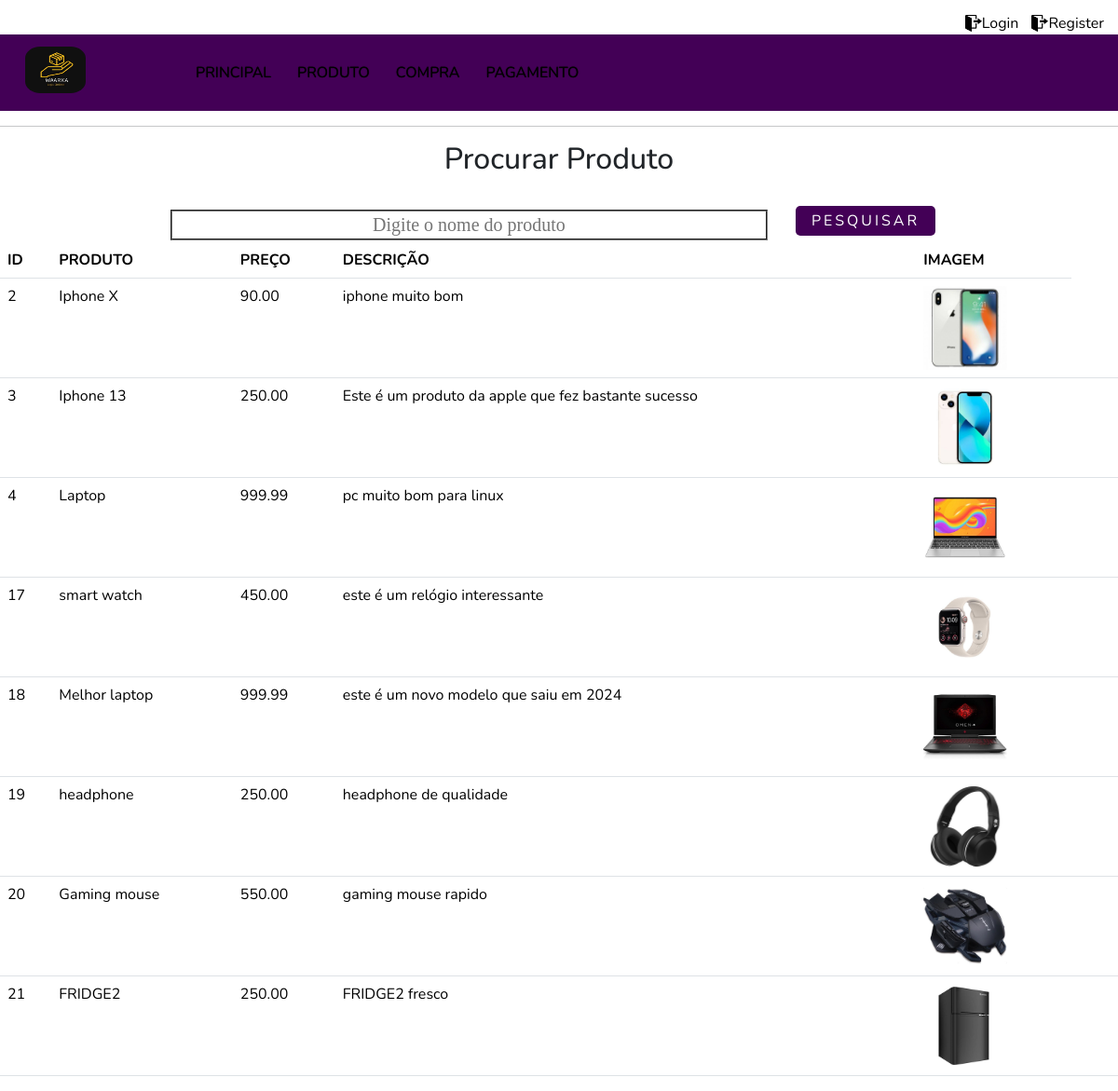
/Ver_Produto.php, run on the app's committed database.
### tables this page shows
CREATE TABLE `produtos` (
  `id_produto` int(11) NOT NULL,
  `nome` varchar(100) NOT NULL,
  `descricao` text,
  `preco` decimal(10,2) DEFAULT NULL,
  `id_categoria` int(11) NOT NULL,
  `createdAt` datetime NOT NULL DEFAULT CURRENT_TIMESTAMP,
  `url_imagem` varchar(255) DEFAULT NULL
);

### Ver_Produto.php (the view, shortened to what this page needs)
<?php
include("db.php");
?>
<html lang="en">
<head>
    <link rel="stylesheet" href="style.css">
    <link rel="stylesheet" href="https://cdnjs.cloudflare.com/ajax/libs/font-awesome/6.5.1/css/all.min.css">
    <link href="https://cdn.jsdelivr.net/npm/bootstrap@5.0.2/dist/css/bootstrap.min.css" rel="stylesheet">
    <link rel="stylesheet" href="./bootstrap/css/bootstrap.css">
</head>
<body>
    <div class=" top-navbar">
        <?php if(isset($_SESSION['usuario_logado'])): ?>
          <div class="icons">
            <span>|user:<?php echo $_SESSION['usuario_nome']; ?> |</span>
            <a href="logout.php">Terminar Sessão</a>
          </div>
        <?php else: ?>
          <div class="icons">
            <a href="login.php"><img src="./images/register.png" alt="" width="18px">Login</a>
            <a href="register.php"><img src="./images/register.png" alt="" width="18px">Register</a>
          </div>
        <?php endif; ?>
    </div>
    <nav class="navbar navbar-expand-lg" id="navbar">
        <div class="container-fluid">
          <a class="navbar-brand" href="index_admin.php" id="logo"><img src="images/logo.jpg" alt="" id="lg">
          <div class="collapse navbar-collapse" id="navbarSupportedContent">
            <ul class="navbar-nav me-auto mb-2 mb-lg-0">
            <li class="nav-item">
                <a class="nav-link active" aria-current="page" href="index_admin.php">PRINCIPAL</a>
              </li>
              <li class="nav-item">
                <a class="nav-link active" href="Ver_Produto.php">PRODUTO</a>
              </li>
              <li class="nav-item">
                <a class="nav-link active" href="compra.php">COMPRA</a>
              </li>
              <li class="nav-item">
                <a class="nav-link active" href="Ver_pagamento.php">PAGAMENTO</a>
              </li>
            </ul>
          </div>
        </div>
      </nav>
<hr widht="" align="center" size="" color="" noshade="">
<form action="#" method="POST">
<h2 align ="center" class="mb-4">Procurar Produto</h2>
<div align ="center" >
<input id="procuraX" type="text" type="text" name="procuraX" placeholder="Digite o nome do produto" size="30" style="border-style: groove; vertical-align: text-top; text-align: center; width: 641px; font-family: 'Times New Roman', Times, serif; font-size: 20px; font-weight: 20; font-style: normal; height: 33px;" >
<div class="btn"><button>PESQUISAR</button></a></div>
</div>
<table class="table">
<tr>
<th>ID</th>
<th>PRODUTO</th>
<th>PREÇO</th>
<th>DESCRIÇÃO</th>
<th>IMAGEM</th>
</tr>
<?php
$consulta= "select * from Produtos where (nome like '%".$_POST['procuraX']."%')";
$resultado= mysqli_query($conn,$consulta);
while  ($row=mysqli_fetch_array($resultado))
{
    echo"<tr> <td>".$row['id_produto']."</td><td>".$row['nome']
    ."</td><td>".$row['preco']
    ."</td><td>".$row['descricao']
    ."</td><td><img src ='images/".$row['url_imagem']."' height='90px' width='90px'/></td><td>"
    ?>
    <td>
    </td>
    </tr>
    <?php
  }
?>
</table>
</form>
</body>
</html>

### style.css (style rules this page uses)
* { margin: 0%; padding: 0%; box-sizing: border-box; outline: none; font-family: "Nunito", sans-serif; }
.top-navbar { display: flex; justify-content: space-between; }
.top-navbar .icons { margin-top: 13px; margin-right: 15px; }
.top-navbar a { text-decoration: none; color: black; margin-left: 10px; }
.top-navbar img { margin-bottom: 3px; }
#navbar { background-color: rgb(67 0 86); }
#logo { margin-left: 15px; color: white; font-size: 25px; font-weight: bold; margin-bottom: 6px; }
.navbar-nav { margin-left: 20px; }
.nav-item { margin-left: 10px; }
.nav-item .nav-link { color: white; margin-left: 2px; text-shadow: 0px 0px 1px black; transition: 0.5s ease; }
.btn { margin-left: 13px; }
.btn button { width: 150px; height: 32px; letter-spacing: 3px; background-color: rgb(67 0 86); color: white; border-radius: 5px; border: none; transition: 0.5s ease; cursor: pointer; }
html { scroll-behavior: smooth; }
#lg { width: 65px; height: 50px; border-radius: 25%; }

### data on the page
produtos: id_produto "2", nome "Iphone X", preco "90.00", descricao "iphone muito bom", url_imagem (picture)
produtos: id_produto "3", nome "Iphone 13", preco "250.00", descricao "Este é um produto da apple que fez bastante sucesso", url_imagem (picture)
produtos: id_produto "4", nome "Laptop", preco "999.99", descricao "pc muito bom para linux", url_imagem (picture)
produtos: id_produto "17", nome "smart watch", preco "450.00", descricao "este é um relógio interessante", url_imagem (picture)
produtos: id_produto "18", nome "Melhor laptop", preco "999.99", descricao "este é um novo modelo que saiu em 2024", url_imagem (picture)
produtos: id_produto "19", nome "headphone", preco "250.00", descricao "headphone de qualidade", url_imagem (picture)
produtos: id_produto "20", nome "Gaming mouse", preco "550.00", descricao "gaming mouse rapido", url_imagem (picture)
produtos: id_produto "21", nome "FRIDGE2", preco "250.00", descricao "FRIDGE2 fresco", url_imagem (picture)
